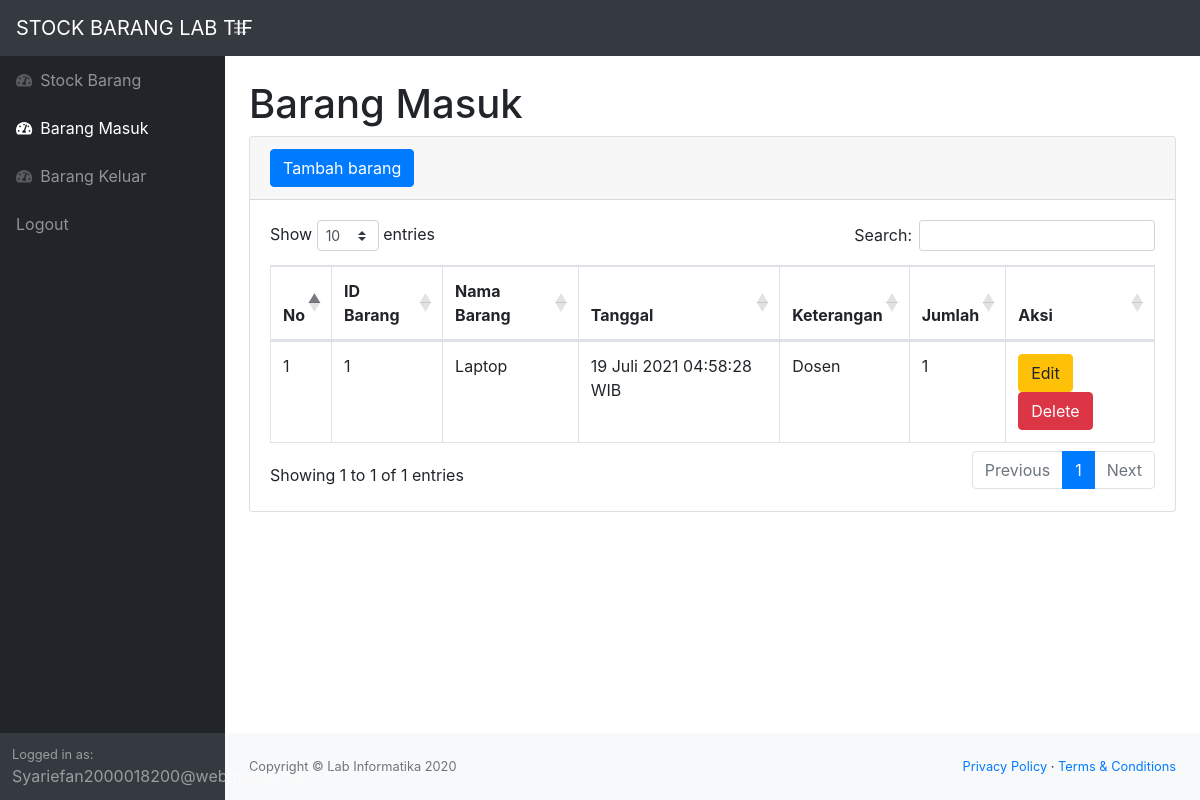
The app's page /masuk.php (signed in) with its own data.
### tables this page shows
CREATE TABLE `masuk` (
  `idmasuk` int(11) NOT NULL,
  `idbarang` int(11) NOT NULL,
  `tanggal` datetime NOT NULL DEFAULT current_timestamp(),
  `keterangan` varchar(25) NOT NULL,
  `qty` int(11) NOT NULL
);

CREATE TABLE `stock` (
  `idbarang` int(11) NOT NULL,
  `namabarang` varchar(25) NOT NULL,
  `deskripsi` varchar(25) NOT NULL,
  `stock` int(11) NOT NULL
);

### masuk.php (the view, shortened to what this page needs)
<?php
require 'function.php';
?>
<!DOCTYPE html>
<html lang="en">
    <head>
        <link href="css/styles.css" rel="stylesheet" />
        <link href="https://cdn.datatables.net/1.10.20/css/dataTables.bootstrap4.min.css" rel="stylesheet" />
    </head>
    <body class="sb-nav-fixed">
        <nav class="sb-topnav navbar navbar-expand navbar-dark bg-dark">
            <a class="navbar-brand" href="index.php">STOCK BARANG LAB TIF</a>
            <button class="btn btn-link btn-sm order-1 order-lg-0" id="sidebarToggle" href="#"><i class="fas fa-bars"></i></button>
        </nav>
        <div id="layoutSidenav">
            <div id="layoutSidenav_nav">
                <nav class="sb-sidenav accordion sb-sidenav-dark" id="sidenavAccordion">
                    <div class="sb-sidenav-menu">
                        <div class="nav">
                        <a class="nav-link" href="index.php">
                                <div class="sb-nav-link-icon"><i class="fas fa-tachometer-alt"></i></div>
                                Stock Barang
                            </a>
                            <a class="nav-link" href="masuk.php">
                                <div class="sb-nav-link-icon"><i class="fas fa-tachometer-alt"></i></div>
                                Barang Masuk
                            </a>
                            <a class="nav-link" href="keluar.php">
                                <div class="sb-nav-link-icon"><i class="fas fa-tachometer-alt"></i></div>
                                Barang Keluar
                            </a>
                            <a class="nav-link" href="logout.php">
                                Logout
                            </a>
                        </div>
                    </div>
                    <div class="sb-sidenav-footer">
                        <div class="small">Logged in as:</div>
                        Syariefan2000018200@webmail.uad.ac.id
                    </div>
                </nav>
            </div>
            <div id="layoutSidenav_content">
                <main>
                    <div class="container-fluid">
                        <h1 class="mt-4">Barang Masuk</h1>
                        <div class="card mb-4">
                            <div class="card-header">
                                    <button type="button" class="btn btn-primary" data-toggle="modal" data-target="#myModal">
                                        Tambah barang
                                    </button>
                            </div>
                            <div class="card-body">
                                <div class="table-responsive">
                                    <table class="table table-bordered" id="dataTable" width="100%" cellspacing="0">
                                        <thead>
                                            <tr>
                                                <th>No</th>
                                                <th>ID Barang</th>
                                                <th>Nama Barang</th>
                                                <th>Tanggal</th>
                                                <th>Keterangan</th>
                                                <th>Jumlah</th>
                                                <th>Aksi</th>
                                            </tr>
                                        </thead>
                                        <tbody>
                                            <?php
                                                $i = 1;
                                                $query = mysqli_query($conn, "select * from masuk m, stock s where s.idbarang = m.idbarang");
                                                while($row = mysqli_fetch_array($query)){
                                                    $idm = $row['idmasuk'];
                                                ?>
                                                <tr>
                                                    <td>
                                                        <?php echo $i; ?>
                                                    </td>
                                                    <td>
                                                    <?php echo $row['idmasuk']; ?>
                                                    </td>
                                                    <td>
                                                    <?php echo $row['namabarang']; ?>
                                                    </td>
                                                    <td>
                                                        <?php
                                                            $tanggal = $row['tanggal'];
                                                            $pisah = explode("-", $tanggal);
                                                            $tangg = explode(" ", $pisah[2]);
                                                            echo $tangg[0]." ";
                                                            if($pisah[1]=="01"){
                                                                echo "Januari ";
                                                            }else if($pisah[1]=="02"){
                                                                echo "Februari ";
                                                            }else if($pisah[1]=="03"){
                                                                echo "Maret ";
                                                            }else if($pisah[1]=="04"){
                                                                echo "April ";
                                                            }else if($pisah[1]=="05"){
                                                                echo "Mei ";
                                                            }else if($pisah[1]=="06"){
                                                                echo "Juni ";
                                                            }else if($pisah[1]=="07"){
                                                                echo "Juli ";
                                                            }else if($pisah[1]=="08"){
                                                                echo "Agustus ";
                                                            }else if($pisah[1]=="09"){
                                                                echo "September ";
                                                            }else if($pisah[1]=="10"){
                                                                echo "Oktober ";
                                                            }else if($pisah[1]=="11"){
                                                                echo "November ";
                                                            }else if($pisah[1]=="12"){
                                                                echo "Desember ";
                                                            }
                                                            echo $pisah[0];
                                                            echo " ".$tangg[1]." WIB";
                                                        ?>
                                                    </td>
                                                    <td>
                                                    <?php echo $row['keterangan']; ?>
                                                    </td>
                                                    <td>
                                                    <?php echo $row['qty']; ?>
                                                    </td>
                                                    <td>
                                                        <button type="button" class="btn btn-warning" data-toggle="modal" data-target="#myEdit<?php echo $idm; ?>">Edit</button>
                                                        <button type="button" class="btn btn-danger" data-toggle="modal" data-target="#myDelete<?php echo $idm; ?>">Delete</button>
                                                    </td>
                                                </tr>
                                                <?php $i++; } ?>
                                        </tbody>
                                    </table>
                                </div>
                            </div>
                        </div>
                    </div>
                </main>
                <footer class="py-4 bg-light mt-auto">
                    <div class="container-fluid">
                        <div class="d-flex align-items-center justify-content-between small">
                            <div class="text-muted">Copyright &copy; Lab Informatika 2020</div>
                            <div>
                                <a href="#">Privacy Policy</a>
                                &middot;
                                <a href="#">Terms &amp; Conditions</a>
                            </div>
                        </div>
                    </div>
                </footer>
            </div>
        </div>
    </body>
</html>

### records on screen
masuk: idmasuk "1", idbarang.namabarang "Laptop", tanggal "19", shows "Juli", tanggal "2021", tanggal "04:58:28", keterangan "Dosen", qty "1"
